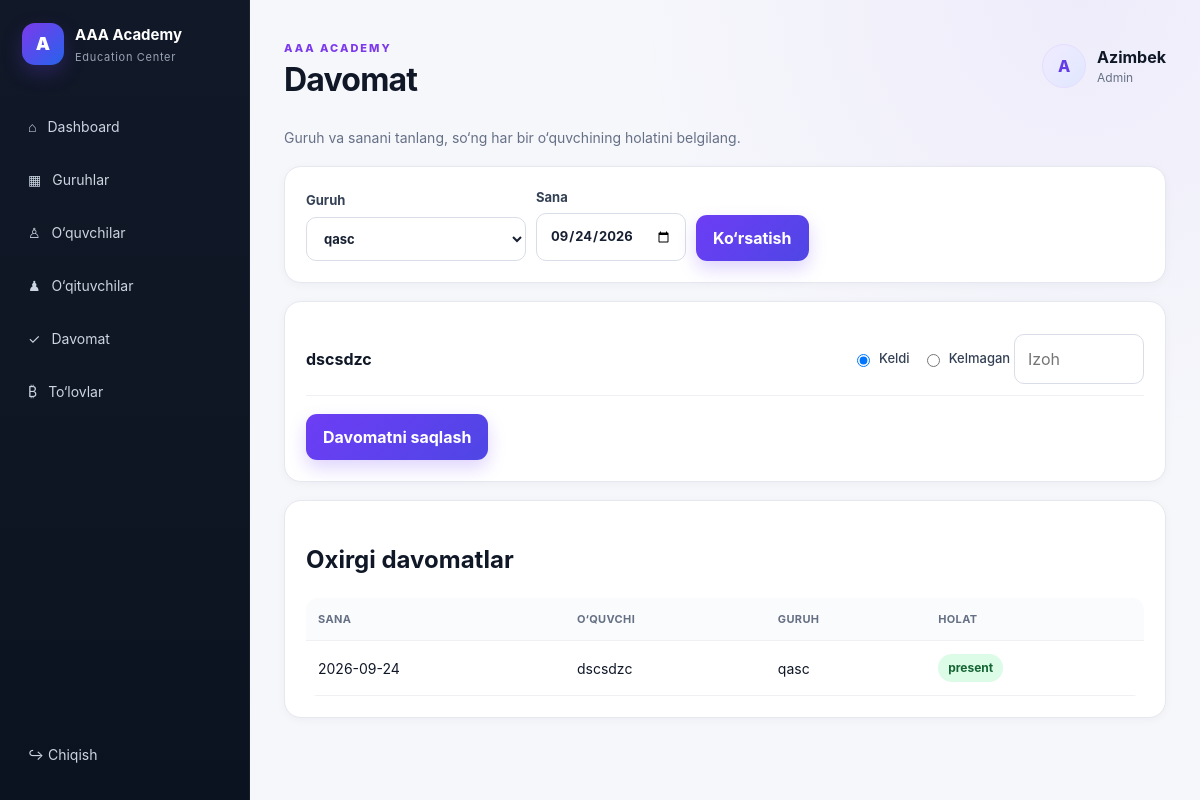
The app's page /attendance (signed in) with its own data.
### tables this page shows
CREATE TABLE groups (
	id INTEGER NOT NULL, 
	name VARCHAR(128) NOT NULL, 
	teacher_name VARCHAR(128), 
	schedule VARCHAR(256), 
	monthly_fee NUMERIC(12, 2) NOT NULL, 
	is_active BOOLEAN, 
	created_at DATETIME, 
	PRIMARY KEY (id)
);

CREATE TABLE students (
	id INTEGER NOT NULL, 
	full_name VARCHAR(128) NOT NULL, 
	phone VARCHAR(32), 
	parent_phone VARCHAR(32), 
	telegram_username VARCHAR(64), 
	group_id INTEGER NOT NULL, 
	enrolled_date DATE, 
	is_active BOOLEAN, 
	notes TEXT, 
	created_at DATETIME, 
	PRIMARY KEY (id), 
	FOREIGN KEY(group_id) REFERENCES groups (id)
);

CREATE TABLE attendance (
	id INTEGER NOT NULL, 
	student_id INTEGER NOT NULL, 
	group_id INTEGER NOT NULL, 
	date DATE NOT NULL, 
	status VARCHAR(7) NOT NULL, 
	note VARCHAR(256), 
	created_at DATETIME, 
	PRIMARY KEY (id), 
	FOREIGN KEY(student_id) REFERENCES students (id), 
	FOREIGN KEY(group_id) REFERENCES groups (id)
);

### app/main.py (the view)
@app.get('/attendance', response_class=HTMLResponse)
def attendance(request: Request, group_id: int | None = None, attendance_date: str | None = None, db: Session = Depends(get_db)):
    u = guard(request)
    if not u: return RedirectResponse('/login', 303)
    if u['role'] == 'student': return RedirectResponse('/student', 303)
    groups = db.execute(text('select * from groups where is_active=1 order by name')).mappings().all()
    selected_date = attendance_date or date.today().isoformat()
    if u['role'] == 'teacher':
        groups = [g for g in groups if g['teacher_name'] == (u.get('full_name') or u.get('sub'))]
    selected_group = group_id or (groups[0]['id'] if groups else None)
    students = []
    if selected_group:
        students = db.execute(text('''select s.id,s.full_name,coalesce(a.status,'present') status,coalesce(a.note,'') note from students s left join attendance a on a.student_id=s.id and a.group_id=:g and a.date=:d where s.group_id=:g and s.is_active=1 order by s.full_name'''), {'g': selected_group, 'd': selected_date}).mappings().all()
    recent = db.execute(text('select a.*,s.full_name,g.name group_name from attendance a join students s on s.id=a.student_id left join groups g on g.id=a.group_id order by a.date desc,a.id desc limit 100')).mappings().all()
    return render(request, 'attendance.html', groups=groups, selected_group=selected_group, selected_date=selected_date, students=students, rows=recent, role=u['role'])

### app/templates/attendance.html
{% extends 'base.html' %}{% block title %}Davomat{% endblock %}{% block content %}
<div class="toolbar"><div><p>Guruh va sanani tanlang, so‘ng har bir o‘quvchining holatini belgilang.</p></div></div>
<section class="panel"><form method="get" style="display:flex;gap:10px;flex-wrap:wrap;align-items:end"><label style="min-width:220px">Guruh<select name="group_id" onchange="this.form.submit()">{% for g in groups %}<option value="{{g.id}}" {% if g.id==selected_group %}selected{% endif %}>{{g.name}}</option>{% endfor %}</select></label><label>Sana<input type="date" name="attendance_date" value="{{selected_date}}"></label><button class="primary">Ko‘rsatish</button></form></section>
{% if selected_group %}<section class="panel"><form method="post" action="/attendance/save"><input type="hidden" name="group_id" value="{{selected_group}}"><input type="hidden" name="attendance_date" value="{{selected_date}}">{% for s in students %}<div class="student-row"><div><b>{{s.full_name}}</b></div><div class="radio-row"><label><input type="radio" name="status_{{s.id}}" value="present" {% if s.status=='present' %}checked{% endif %}> Keldi</label><label><input type="radio" name="status_{{s.id}}" value="absent" {% if s.status=='absent' %}checked{% endif %}> Kelmagan</label><label><input type="radio" name="status_{{s.id}}" value="late" {% if s.status=='late' %}checked{% endif %}> Kechikdi</label></div><input name="note_{{s.id}}" value="{{s.note}}" placeholder="Izoh"></div>{% else %}<div class="empty">Bu guruhda faol o‘quvchi yo‘q.</div>{% endfor %}{% if students %}<div style="margin-top:18px"><button class="primary">Davomatni saqlash</button></div>{% endif %}</form></section>{% endif %}
<section class="panel"><h2>Oxirgi davomatlar</h2><div class="table-wrap"><table><tr><th>Sana</th><th>O‘quvchi</th><th>Guruh</th><th>Holat</th></tr>{% for r in rows %}<tr><td>{{r.date}}</td><td>{{r.full_name}}</td><td>{{r.group_name}}</td><td><span class="pill {{r.status}}">{{r.status}}</span></td></tr>{% else %}<tr><td colspan="4" class="empty">Davomat ma’lumotlari yo‘q.</td></tr>{% endfor %}</table></div></section>{% endblock %}

### app/static/css/style.css (style rules this page uses)
:root { --bg: #f6f7fb; --surface: #fff; --text: #101828; --muted: #667085; --line: #e6e8ef; --primary: #6d3df5; --primary2: #4f46e5; --sidebar: #111827; --success: #12b76a; --danger: #f04438; --warning: #f79009; --shadow: 0 12px 35px rgba(16, 24, 40, .07) }
* { box-sizing: border-box }
html { scroll-behavior: smooth }
body { margin: 0; min-height: 100vh; font-family: Inter, ui-sans-serif, system-ui, -apple-system, "Segoe UI", Roboto, Arial, sans-serif; background: radial-gradient(circle at 90% 0%, rgba(109, 61, 245, .06), transparent 28rem), var(--bg); color: var(--text); line-height: 1.5; -webkit-font-smoothing: antialiased }
button, input, select, textarea { font: inherit }
button { cursor: pointer }
.panel { background: #fff; border: 1px solid var(--line); border-radius: 17px; padding: 21px; box-shadow: 0 2px 10px rgba(16, 24, 40, .04); margin-top: 18px }
.toolbar { display: flex; justify-content: space-between; align-items: center; gap: 16px; margin-bottom: 18px }
.toolbar p { color: var(--muted); margin: 0; font-size: 14px }
.primary { background: linear-gradient(135deg, var(--primary), var(--primary2)); color: #fff; border: 0; padding: 11px 17px; border-radius: 11px; font-weight: 750; box-shadow: 0 8px 18px rgba(109, 61, 245, .22); white-space: nowrap }
.table-wrap { overflow: auto; border-radius: 12px }
table { width: 100%; border-collapse: collapse }
th, td { padding: 13px 12px; text-align: left; border-bottom: 1px solid #eef0f4; white-space: nowrap }
th { font-size: 11px; color: #667085; text-transform: uppercase; letter-spacing: .35px; background: #fafbfc }
td { font-size: 14px }
.pill { display: inline-block; padding: 5px 10px; border-radius: 999px; background: #eef2ff; color: #4338ca; font-size: 12px; font-weight: 750 }
.pill.present { background: #dcfce7; color: #166534 }
.student-row { display: grid; grid-template-columns: 1fr 150px 130px; gap: 12px; align-items: center; padding: 11px 0; border-bottom: 1px solid #eef0f4 }
.radio-row { display: flex; gap: 12px }
.radio-row label { display: flex; align-items: center; font-weight: 500 }
.radio-row input { width: auto }
label { display: grid; gap: 6px; font-size: 13px; font-weight: 700; color: #344054 }
input, select, textarea { width: 100%; padding: 12px 13px; border: 1px solid #d9dde7; border-radius: 10px; outline: none; background: #fff; color: #172033; transition: .16s }

### records on screen
groups: group_id "qasc", group_name "qasc"
students: full_name "dscsdzc", full_name "dscsdzc"
attendance: date "2026-09-24", status "present"

### other values on screen
{{ (user.full_name or user.sub)[0]|upper }} "A"
{{ user.full_name or user.sub }} "Azimbek"
{{ user.role|capitalize }} "Admin"
